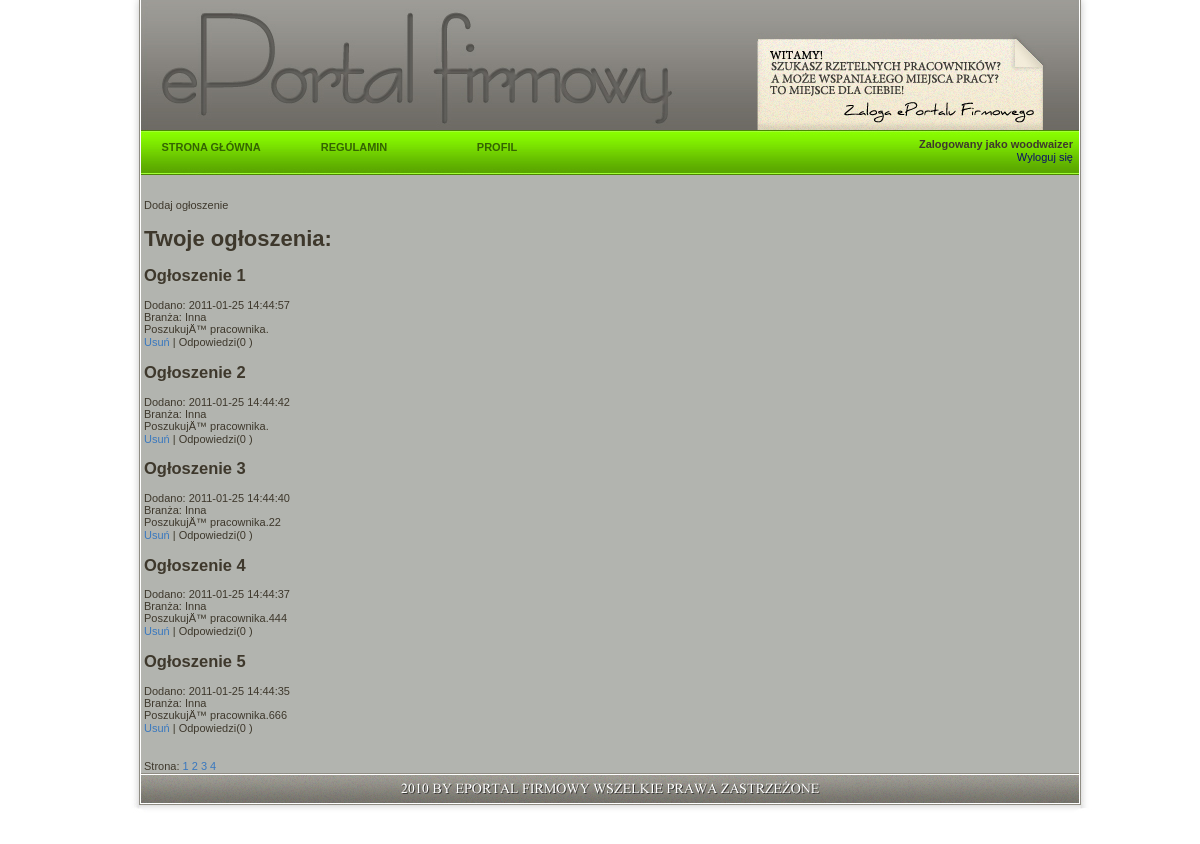
Page / (signed in) on the committed database.
### tables this page shows
CREATE TABLE IF NOT EXISTS `ogloszenie` (
  `id` int(11) NOT NULL AUTO_INCREMENT,
  `id_firmy` int(11) NOT NULL,
  `branza_id` int(20) NOT NULL,
  `tresc` text,
  `dodano` timestamp NOT NULL DEFAULT CURRENT_TIMESTAMP,
  PRIMARY KEY (`id`)
);

CREATE TABLE IF NOT EXISTS `branza` (
  `branza_id` int(11) NOT NULL AUTO_INCREMENT,
  `branza_nazwa` varchar(20) NOT NULL,
  PRIMARY KEY (`branza_id`)
);

### ogloszenia.php (the view, shortened to what this page needs)
<?php
if (isset($_SESSION['id_obecne'])) {
    if( $_SESSION['typ'] == 'f') {
       $id_obecne=$_SESSION['id_obecne'];
       if (!isset($_GET['page'])) {
            $page = 1;
        } else {
            $page = $_GET['page'];
        }
       $ile_na_strone = 5;
       $poczatek = ($page-1)*$ile_na_strone;
       $licznik=($page-1)*$ile_na_strone +1;
        $dbc = mysqli_connect(DB_HOST, DB_USER, DB_PASSWORD, DB_NAME) or die ('błąd bazy');
        ?>
        <a id="add_oglo_wypisz"> Dodaj ogłoszenie </a>
       <br/>
           <?php
           $query = "SELECT * FROM ogloszenie,branza WHERE id_firmy = '$id_obecne' AND ogloszenie.branza_id = branza.branza_id ORDER BY dodano DESC LIMIT $poczatek , $ile_na_strone ";
	$result = mysqli_query($dbc, $query);
                ?>
        <h1> Twoje ogłoszenia: </h1>
        <div id="oglo_lista">
        <?php
        while ($row = mysqli_fetch_array($result)) {
        $id = $row['id'];
	$branza = $row['branza_nazwa'];
        $dodano = $row['dodano'];
        $tresc = $row['tresc'];
        ?>
            <h2>Ogłoszenie <?php echo $licznik; $licznik++?></h2>
            Dodano: <?php echo $dodano; ?><br/>
            Branża: <?php echo $branza; ?><br/>
            <?php echo $tresc; ?><br/>
            <?php
             $query2 = "SELECT *,COUNT(*) FROM odp, pracownik WHERE ogl_id='$id' AND pracownik_id=pracownik.id ORDER BY data DESC";
             $result2 = mysqli_query($dbc, $query2);
             $row2 = mysqli_fetch_array($result2);
            $ile = $row2['COUNT(*)'];
            ?>
            <a href="delete_oglo.php?id=<?php echo $id; ?>" onclick="sprawdz(event,this,'')" >Usuń</a> | <a onclick='odpowiedzi("<?php echo $id; ?>")'> Odpowiedzi(<?php echo $ile;?> ) </a>
        <?php
         }
         ?>
         </div><br/><br/><?php
        $query = "SELECT COUNT(*) FROM ogloszenie WHERE id_firmy = '$id_obecne'";
        $result = mysqli_query($dbc, $query);
        $row = mysqli_fetch_array($result);
        $ilosc_ogolem = $row['COUNT(*)'];
        $ile_stron = ceil($ilosc_ogolem/$ile_na_strone);
         if ($ilosc_ogolem == 0) {
            ?>Narazie brak.<?php
         }
         else {echo 'Strona:';
            for ($i=1;$i<=$ile_stron;$i++) {
             ?>
            <a href="index.php?page=<?php echo $i ?>" ><?php echo $i; ?></a>
            <?php
            }
         }
    }
}
?>

### styles.css (style rules this page uses)
body, textarea { font-family: georgia, sans-serif; color:#3e382c; font-size: 11px; background-color: #ffffff; }
#tabela td, #tabela tr { margin: 0x; padding: 0px; }
a:link, a:visited, a:active { text-decoration:none; line-height: 14px; color:#3978bf; font-family: georgia, sans-serif; font-size: 11px; }
.ending { height: 71px; width: 1020px; text-align: left; padding-left: 0px; padding-bottom: 0px; background: #ffffff url('img/stopka.jpg'); }

### rows in the picture
ogloszenie: dodano "2011-01-25 14:44:57", branza.branza_nazwa "Inna", tresc "PoszukujÄ™ pracownika.", ile "0"
ogloszenie: dodano "2011-01-25 14:44:42", branza.branza_nazwa "Inna", tresc "PoszukujÄ™ pracownika.", ile "0"
ogloszenie: dodano "2011-01-25 14:44:40", branza.branza_nazwa "Inna", tresc "PoszukujÄ™ pracownika.22", ile "0"
ogloszenie: dodano "2011-01-25 14:44:37", branza.branza_nazwa "Inna", tresc "PoszukujÄ™ pracownika.444", ile "0"
ogloszenie: dodano "2011-01-25 14:44:35", branza.branza_nazwa "Inna", tresc "PoszukujÄ™ pracownika.666", ile "0"

### other values in the picture
$_SESSION['do_wyswietlenia'] "woodwaizer"
